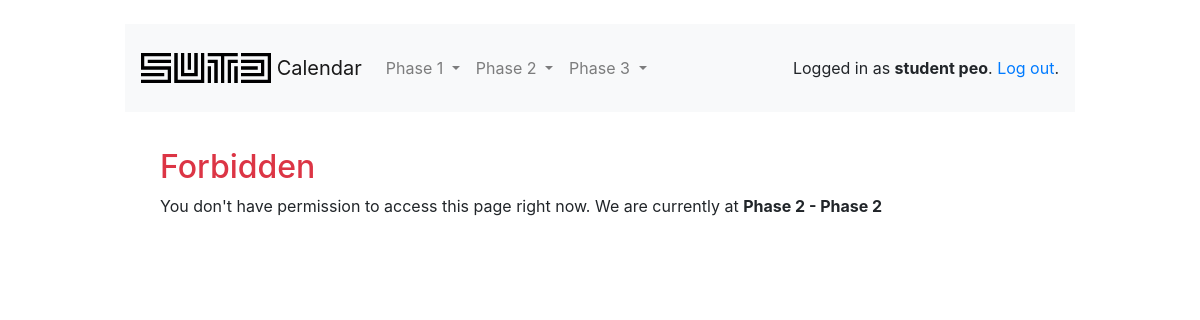
Page /403 (signed in) on the committed database.
### main/models.py (models this page shows, shortened)
class User(AbstractUser):
    user_type = models.PositiveSmallIntegerField(choices=USER_TYPE_CHOICES, default=5)
    first_name = models.CharField(max_length=50)
    last_name = models.CharField(max_length=50)
    phase = models.PositiveSmallIntegerField(choices=PHASE_CHOICES, default=1)
    def get_user_type(self):
        if self.user_type == usertypes['professor']:
            return 'Professor'
        elif self.user_type == usertypes['coursecoordinators']:
            return 'Course Coordinator'
        elif self.user_type == usertypes['eventplanners']:
            return 'Event Planner'
        elif self.user_type == usertypes['timetableplanner']:
            return 'Timetable Planner'
        else:
            return 'Student'
    def get_phase(self):
        if self.phase == 1:
            return "Phase 1"
        elif self.phase == 2:
            return "Phase 2"
        elif self.phase == 3:
            return "Phase 3"
        else:
            return "None"

### main/views/main.py (the view)
# urls.py: path('403', main.ForbiddenView.as_view(), name='403'),
class ForbiddenView(TemplateView):
    template_name = '403.html'

### templates/403.html (shortened to what this page needs)
{% extends 'base.html' %}
{% block content %}
	<h2 class="text-danger">Forbidden</h2>
	<p>You don't have permission to access this page right now. We are currently at <strong> Phase {{ user.phase }} - {{ user.get_phase }} </strong> </p>
{% endblock %}

### templates/base.html (shortened to what this page needs)
{% load static %}
<!doctype html>
<html lang="en">
  <head>
    <link rel="stylesheet" href="https://maxcdn.bootstrapcdn.com/bootstrap/4.0.0/css/bootstrap.min.css">
  </head>
  <body>
    <div class="container my-4">
      <div class="row justify-content-center">
        <div class="col-md-10 col-sm-12">
          <div class="row">
          <nav class="navbar navbar-expand-lg navbar-light bg-light col-12 mb-3">
            <a class="navbar-brand" href="{% url 'home' %}">
              <img src="{% static 'img/sutdlogo.png' %}" width="130" height="30" class="d-inline-block align-top" alt="">
              Calendar
            </a>
              <div class="collapse navbar-collapse" id="navbarSupportedContent">
                {% if user.get_user_type == 'Professor' %}
                  {% include 'professor_navbar.html' %}
                {% elif user.get_user_type == 'Timetable Planner' %}
                  {% include 'planner_navbar.html' %}
                {% elif user.get_user_type == 'Event Planner' %}
                  {% include 'eventplanner_navbar.html' %}
                {% elif user.get_user_type == 'Course Coordinator' %}
                  {% include 'coordinator_navbar.html' %}
                {% elif user.get_user_type == 'Student' %}
                  {% include 'student_navbar.html' %}
                {% endif %}
              </div>
            <div class="form-inline my-2">
              {% if user.is_authenticated %}
                <p class="pt-3">Logged in as <strong>{{ user.first_name }} {{ user.last_name }}</strong>. <a href="{% url 'logout' %}">Log out</a>.</p>
              {% else %}
                <a href="{% url 'login' %}" class="btn btn-light" role="button">Log in</a>
                <a href="{% url 'signup' %}" id="id_signup" class="btn btn-primary" role="button">Sign up</a>
              {% endif %}
            </div>
          </nav>
          </div>
          <div class="mb-2">
            <div class="card-body">
              {% block content %}
              {% endblock %}
            </div>
          </div>
        </div>
      </div>
    </div>
  </body>
</html>

### rows in the picture
User: first_name "student", last_name "peo", phase "2", get_phase "Phase 2"
